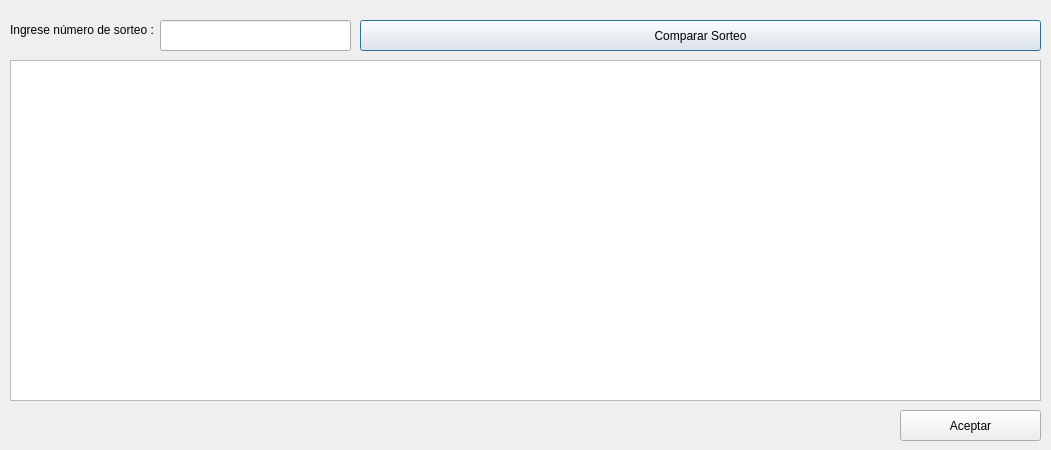
<?xml version="1.0" encoding="UTF-8"?>
<ui version="4.0">
 <class>Compara</class>
 <widget class="QDialog" name="Compara">
  <property name="geometry">
   <rect>
    <x>0</x>
    <y>0</y>
    <width>1051</width>
    <height>450</height>
   </rect>
  </property>
  <property name="windowTitle">
   <string>Dialog</string>
  </property>
  <property name="modal">
   <bool>false</bool>
  </property>
  <widget class="QPushButton" name="botonCompara">
   <property name="geometry">
    <rect>
     <x>360</x>
     <y>20</y>
     <width>681</width>
     <height>31</height>
    </rect>
   </property>
   <property name="text">
    <string>Comparar Sorteo</string>
   </property>
  </widget>
  <widget class="QLabel" name="label">
   <property name="geometry">
    <rect>
     <x>10</x>
     <y>20</y>
     <width>151</width>
     <height>20</height>
    </rect>
   </property>
   <property name="text">
    <string>Ingrese número de sorteo :</string>
   </property>
  </widget>
  <widget class="QTableView" name="TableCompara">
   <property name="geometry">
    <rect>
     <x>10</x>
     <y>60</y>
     <width>1031</width>
     <height>341</height>
    </rect>
   </property>
  </widget>
  <widget class="QPushButton" name="botonAceptar">
   <property name="geometry">
    <rect>
     <x>900</x>
     <y>410</y>
     <width>141</width>
     <height>31</height>
    </rect>
   </property>
   <property name="text">
    <string>Aceptar</string>
   </property>
  </widget>
  <widget class="QLineEdit" name="textSorteo">
   <property name="geometry">
    <rect>
     <x>160</x>
     <y>20</y>
     <width>191</width>
     <height>31</height>
    </rect>
   </property>
  </widget>
 </widget>
 <resources/>
 <connections/>
</ui>
